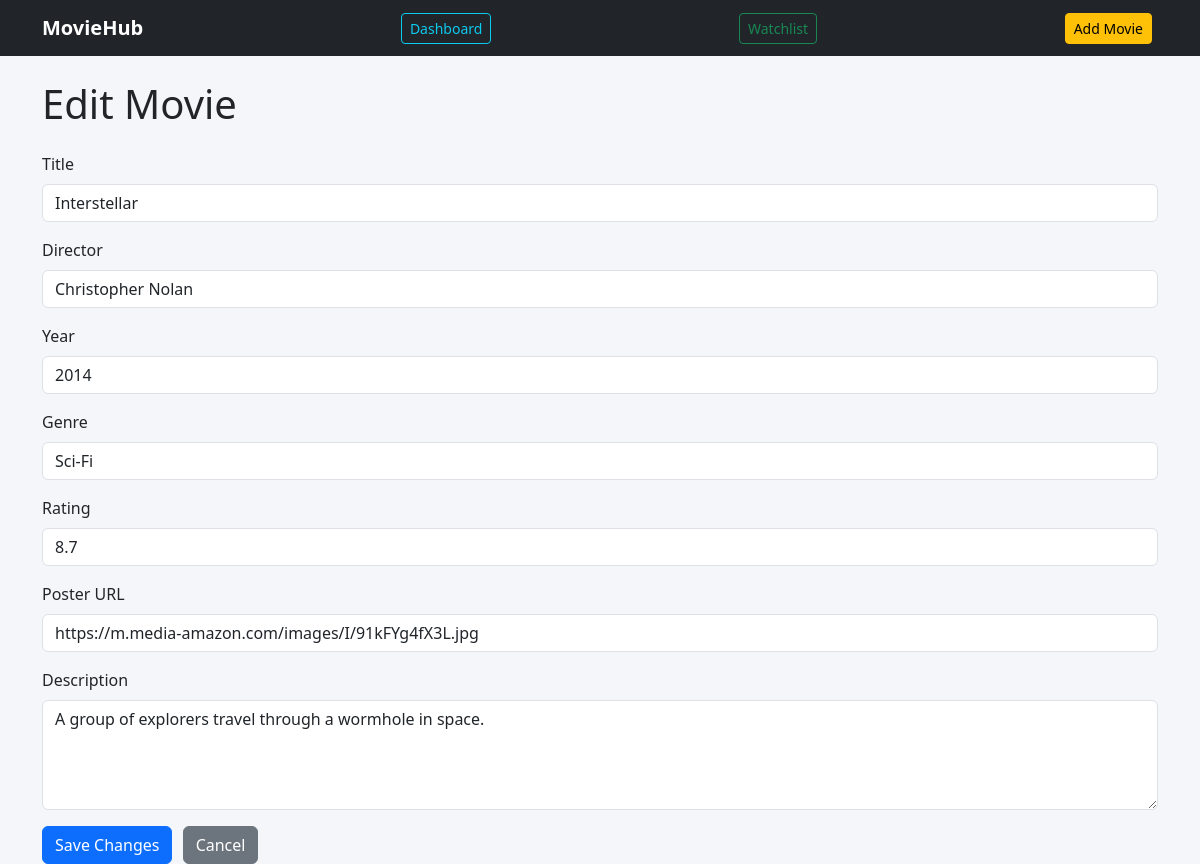
Page /edit/2 on the committed database.
### models.py (models this page shows, shortened)
class Movie(db.Model):
    id = db.Column(db.Integer, primary_key=True)
    title = db.Column(db.String(100), nullable=False)
    director = db.Column(db.String(100))
    year = db.Column(db.Integer)
    genre = db.Column(db.String(50))
    rating = db.Column(db.Float)
    description = db.Column(db.Text)
    poster_url = db.Column(db.String(300))

### app.py (the view, shortened to what this page needs)
@app.route("/edit/<int:movie_id>", methods=["GET", "POST"])
def edit_movie(movie_id):
    movie = Movie.query.get_or_404(movie_id)
    return render_template("edit_movie.html", movie=movie)

### templates/edit_movie.html
{% extends "base.html" %}
{% block content %}
<h1 class="mb-4">Edit Movie</h1>
<form method="POST">
    <div class="mb-3">
        <label class="form-label">Title</label>
        <input type="text" name="title" class="form-control" value="{{ movie.title }}" required>
    </div>
    <div class="mb-3">
        <label class="form-label">Director</label>
        <input type="text" name="director" class="form-control" value="{{ movie.director }}">
    </div>
    <div class="mb-3">
        <label class="form-label">Year</label>
        <input type="number" name="year" class="form-control" value="{{ movie.year }}">
    </div>
    <div class="mb-3">
        <label class="form-label">Genre</label>
        <input type="text" name="genre" class="form-control" value="{{ movie.genre }}">
    </div>
    <div class="mb-3">
        <label class="form-label">Rating</label>
        <input type="number" step="0.1" name="rating" class="form-control" value="{{ movie.rating }}">
    </div>
    <div class="mb-3">
        <label class="form-label">Poster URL</label>
        <input type="text" name="poster_url" class="form-control" value="{{ movie.poster_url }}">
    </div>
    <div class="mb-3">
        <label class="form-label">Description</label>
        <textarea name="description" class="form-control" rows="4">{{ movie.description }}</textarea>
    </div>
    <button type="submit" class="btn btn-primary">Save Changes</button>
    <a href="/movie/{{ movie.id }}" class="btn btn-secondary">Cancel</a>
</form>
{% endblock %}

### static/style.css (style rules this page uses)
body { background-color: #f5f6fa; }
.btn { margin-right: 6px; }

### rows in the picture
Movie: title "Interstellar", director "Christopher Nolan", year "2014", genre "Sci-Fi", rating "8.7", poster_url "https://m.media-amazon.com/images/I/91kFYg4fX3L.jpg", description "A group of explorers travel through a wormhole in space."
